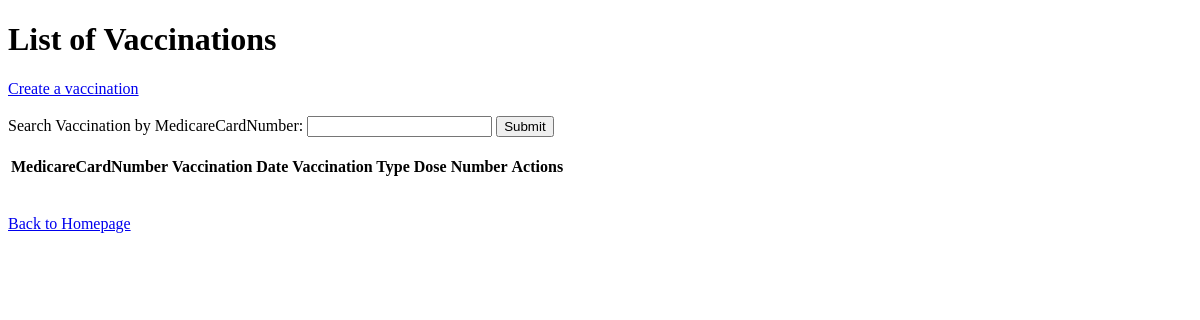
The app's page /php/vaccination/index.php, older data.
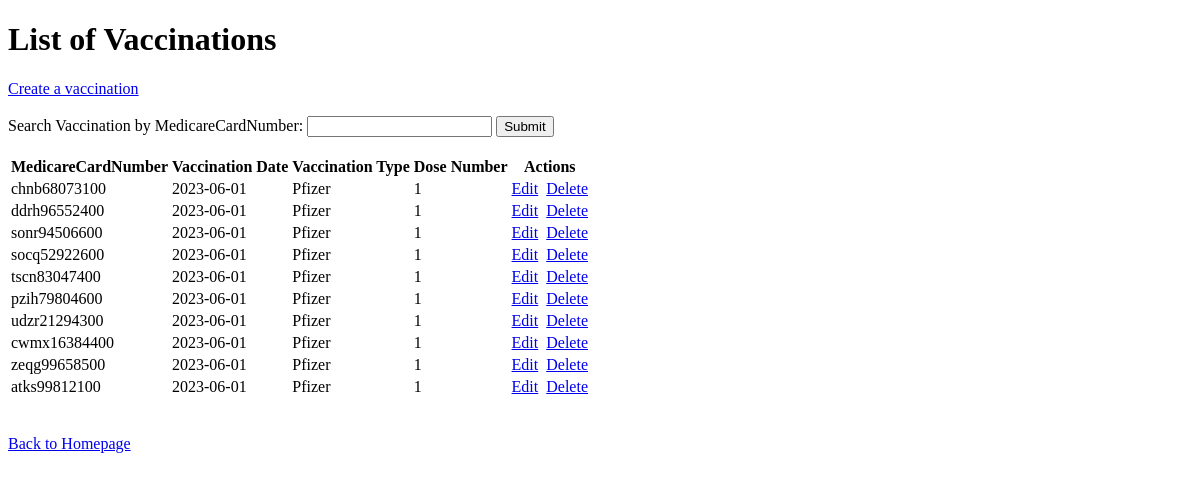
The same page, newer data.
### tables this page shows
CREATE TABLE Vaccinations(
    MedicareCardNumber char(12) NOT NULL,
    `Date` Date,
    `Type` VARCHAR(255),
    DoseNumber int,
    FOREIGN KEY (MedicareCardNumber) REFERENCES Persons(MedicareCardNumber)
);

### php/vaccination/vaccination-r.php (the view)
<?php
require_once '../database.php';
$sql = 'SELECT v.MedicareCardNumber, v.Date, v.Type, v.DoseNumber  FROM Vaccinations v;';
$stmt = $conn->prepare($sql);
$stmt->execute();
?>
<form action="./vaccination-r-one.php">
  Search Vaccination by MedicareCardNumber: <input type="text" name="MedicareCardNumber">
  <input type="submit">
</form>
<br>
<table>
  <thead>
      <tr>
        <th>MedicareCardNumber</th>
        <th>Vaccination Date</th>
        <th>Vaccination Type</th>
        <th>Dose Number</th>
        <th>Actions</th>
  </thead>
  <tbody>
    <?php  while($row = $stmt->fetch(PDO::FETCH_ASSOC, PDO::FETCH_ORI_NEXT)) { ?>
    <tr>
      <td><?= $row["MedicareCardNumber"] ?></td>
      <td><?= $row["Date"] ?></td>
      <td><?= $row["Type"] ?></td>
      <td><?= $row["DoseNumber"] ?></td>
      <td>
        <a href="./edit-view.php?MedicareCardNumber=<?= $row["MedicareCardNumber"] ?>">Edit</a>&nbsp;
        <a href="./vaccination-d.php?MedicareCardNumber=<?= $row["MedicareCardNumber"] ?>">Delete</a>
      </td>
    </tr>
    <?php  } ?>
  </tbody>
</table>
    <br>

### php/vaccination/index.php
<!DOCTYPE html>
<html>
<body>
    <h1>List of Vaccinations</h1>
    <a href="create-view.php">Create a vaccination</a>
    <br><br>
    <?php
        require_once 'vaccination-r.php';
    ?>
    <br>
    <a href="../index.php">Back to Homepage</a>
</body>
</html>

Row changes from the older to the newer data that the page shows:
added vaccinations: MedicareCardNumber "chnb68073100", Date "2023-06-01", Type "Pfizer", DoseNumber "1"
added vaccinations: MedicareCardNumber "ddrh96552400", Date "2023-06-01", Type "Pfizer", DoseNumber "1"
added vaccinations: MedicareCardNumber "sonr94506600", Date "2023-06-01", Type "Pfizer", DoseNumber "1"
added vaccinations: MedicareCardNumber "socq52922600", Date "2023-06-01", Type "Pfizer", DoseNumber "1"
added vaccinations: MedicareCardNumber "tscn83047400", Date "2023-06-01", Type "Pfizer", DoseNumber "1"
added vaccinations: MedicareCardNumber "pzih79804600", Date "2023-06-01", Type "Pfizer", DoseNumber "1"
added vaccinations: MedicareCardNumber "udzr21294300", Date "2023-06-01", Type "Pfizer", DoseNumber "1"
added vaccinations: MedicareCardNumber "cwmx16384400", Date "2023-06-01", Type "Pfizer", DoseNumber "1"
added vaccinations: MedicareCardNumber "zeqg99658500", Date "2023-06-01", Type "Pfizer", DoseNumber "1"
added vaccinations: MedicareCardNumber "atks99812100", Date "2023-06-01", Type "Pfizer", DoseNumber "1"
